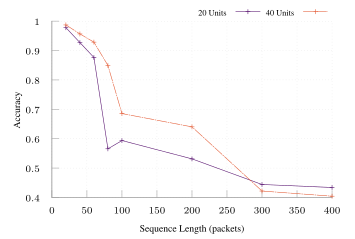

Source code (gnuplot):
set terminal tikz standalone color size 9cm,6cm font '\scriptsize' preamble '\usepackage{microtype} \usepackage{times} \usepackage[T1]{fontenc} \usepackage{siunitx}\sisetup{detect-all}'
set output "cubic-vs-bbr-accuracy.tex"

load "gnuplot-palettes/inferno.pal"

set style line 102 lc rgb '#a0a0a0' lt 1 lw 1
set border ls 102
set colorbox border 102
set key textcolor rgb "black"
set tics textcolor rgb "black"
set label textcolor rgb "black"

set border 3
set grid x y
set xtics nomirror
set ytics nomirror

#set key autotitle columnhead
set datafile separator ","

set xlabel "Sequence Length (packets)"
set ylabel "Accuracy"

# set yrange [0.0:1.0]
set key outside top horizontal
set key font ",6"

plot "< awk -F, '$3==20 { print $0 }' ../results/lstm-results.csv" u 1:5 w linespoints title "20 Units" ls 3 dt 1, \
     "< awk -F, '$3==40 { print $0 }' ../results/lstm-results.csv" u 1:5 w linespoints title "40 Units"  ls 6 dt (18,2,2,2)
     # '../lstm-results.csv' u 1:3 w lines title "40 Units" ls 6 dt (18,2,2,2)
